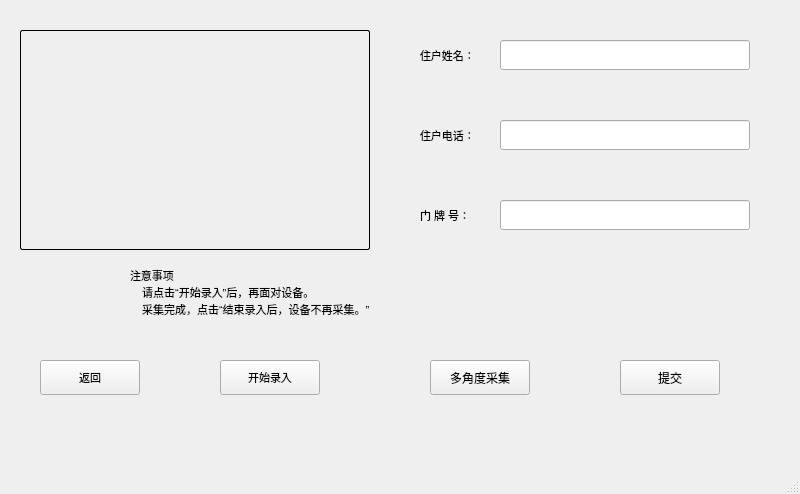
<?xml version="1.0" encoding="UTF-8"?>
<ui version="4.0">
 <class>FaceEnter</class>
 <widget class="QMainWindow" name="FaceEnter">
  <property name="geometry">
   <rect>
    <x>0</x>
    <y>0</y>
    <width>800</width>
    <height>494</height>
   </rect>
  </property>
  <property name="windowTitle">
   <string>MainWindow</string>
  </property>
  <widget class="QWidget" name="centralwidget">
   <property name="styleSheet">
    <string notr="true">
#cameraArea{
	border:1px solid black;
	border-radius: 2px
}</string>
   </property>
   <widget class="QLabel" name="lb_name">
    <property name="geometry">
     <rect>
      <x>420</x>
      <y>40</y>
      <width>70</width>
      <height>30</height>
     </rect>
    </property>
    <property name="font">
     <font>
      <pointsize>8</pointsize>
     </font>
    </property>
    <property name="text">
     <string>住户姓名：</string>
    </property>
   </widget>
   <widget class="QLabel" name="lb_num">
    <property name="geometry">
     <rect>
      <x>420</x>
      <y>200</y>
      <width>70</width>
      <height>30</height>
     </rect>
    </property>
    <property name="font">
     <font>
      <pointsize>8</pointsize>
     </font>
    </property>
    <property name="text">
     <string>门 牌 号：</string>
    </property>
   </widget>
   <widget class="QLabel" name="lb_phone">
    <property name="geometry">
     <rect>
      <x>420</x>
      <y>120</y>
      <width>70</width>
      <height>30</height>
     </rect>
    </property>
    <property name="font">
     <font>
      <pointsize>8</pointsize>
     </font>
    </property>
    <property name="text">
     <string>住户电话：</string>
    </property>
   </widget>
   <widget class="QLineEdit" name="le_num">
    <property name="geometry">
     <rect>
      <x>500</x>
      <y>200</y>
      <width>250</width>
      <height>30</height>
     </rect>
    </property>
   </widget>
   <widget class="QPushButton" name="btn_enter">
    <property name="geometry">
     <rect>
      <x>220</x>
      <y>360</y>
      <width>100</width>
      <height>35</height>
     </rect>
    </property>
    <property name="font">
     <font>
      <pointsize>8</pointsize>
     </font>
    </property>
    <property name="text">
     <string>开始录入</string>
    </property>
   </widget>
   <widget class="QPushButton" name="btn_back">
    <property name="geometry">
     <rect>
      <x>40</x>
      <y>360</y>
      <width>100</width>
      <height>35</height>
     </rect>
    </property>
    <property name="font">
     <font>
      <pointsize>8</pointsize>
     </font>
    </property>
    <property name="text">
     <string>返回</string>
    </property>
   </widget>
   <widget class="QLabel" name="lb_notice">
    <property name="geometry">
     <rect>
      <x>130</x>
      <y>260</y>
      <width>411</width>
      <height>65</height>
     </rect>
    </property>
    <property name="font">
     <font>
      <pointsize>8</pointsize>
     </font>
    </property>
    <property name="text">
     <string>注意事项
    请点击“开始录入”后，再面对设备。
    采集完成，点击“结束录入后，设备不再采集。”</string>
    </property>
   </widget>
   <widget class="QLineEdit" name="le_name">
    <property name="geometry">
     <rect>
      <x>500</x>
      <y>40</y>
      <width>250</width>
      <height>30</height>
     </rect>
    </property>
   </widget>
   <widget class="QLineEdit" name="le_phone">
    <property name="geometry">
     <rect>
      <x>500</x>
      <y>120</y>
      <width>250</width>
      <height>30</height>
     </rect>
    </property>
   </widget>
   <widget class="QPushButton" name="btn_submit">
    <property name="geometry">
     <rect>
      <x>620</x>
      <y>360</y>
      <width>100</width>
      <height>35</height>
     </rect>
    </property>
    <property name="text">
     <string>提交</string>
    </property>
   </widget>
   <widget class="QLabel" name="cameraArea">
    <property name="geometry">
     <rect>
      <x>20</x>
      <y>30</y>
      <width>350</width>
      <height>220</height>
     </rect>
    </property>
    <property name="text">
     <string/>
    </property>
   </widget>
   <widget class="QPushButton" name="btn_submit_2">
    <property name="geometry">
     <rect>
      <x>430</x>
      <y>360</y>
      <width>100</width>
      <height>35</height>
     </rect>
    </property>
    <property name="text">
     <string>多角度采集</string>
    </property>
   </widget>
  </widget>
  <widget class="QMenuBar" name="menubar">
   <property name="geometry">
    <rect>
     <x>0</x>
     <y>0</y>
     <width>800</width>
     <height>29</height>
    </rect>
   </property>
  </widget>
  <widget class="QStatusBar" name="statusbar"/>
 </widget>
 <resources/>
 <connections/>
</ui>
